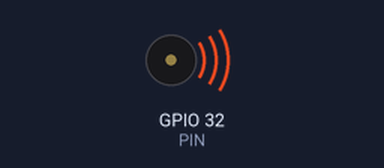
A sketch run on a simulated ESP32. Shown: buzzer (waves = sounding). What the sketch prints to the serial monitor is not drawn.

Above: at 0.15 s.
Timing chart, 0 to 3.0 s (numbered marks = the images above):
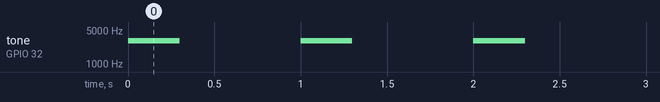

Measured:
- by itself, tone on GPIO 32 (PIN): alternates 3000 Hz for 0.30 s and silent for 0.70 s

The sketch:

piezobeep.ino
```cpp
// WristTap disc beep test: plays a 3 kHz beep on D32 (0.3 s on, 0.7 s off).
// Disc red wire must be on D32's row (g9), black on GND. Run ./flash.sh after to restore WristTap.
const int PIN = 32;
void setup() { Serial.begin(115200); }
void loop() {
  tone(PIN, 3000);  delay(300);
  noTone(PIN);      delay(700);
  Serial.println("beep");
}
```
